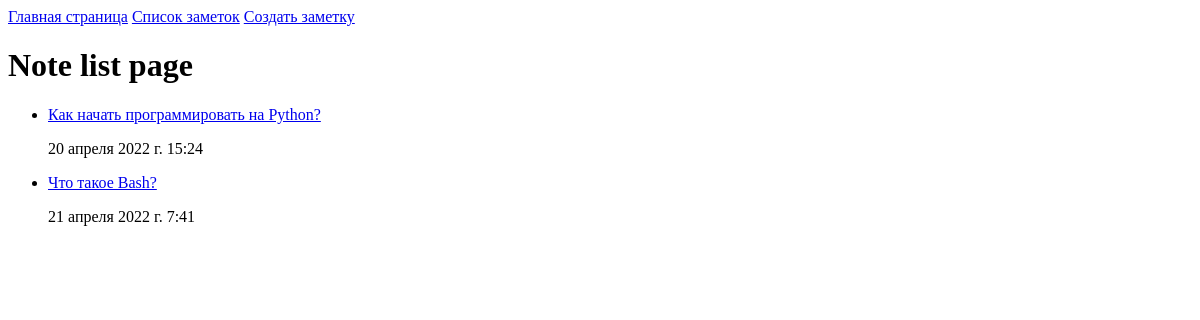
Page /notes/ on the earlier database version.
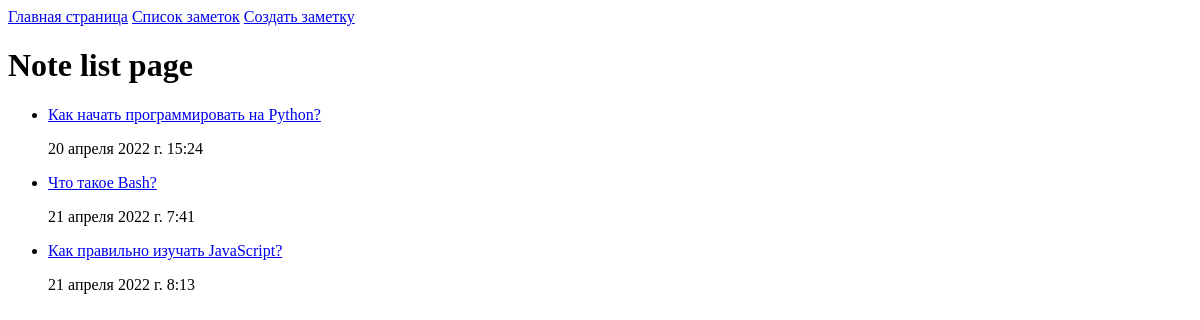
Same page on the later database version.
### app/models.py (models this page shows, shortened)
class Note(models.Model):
    name = models.CharField(verbose_name="Наименование заметки",
                            max_length=128,
                            null=False)
    text = models.TextField(verbose_name="Текст заметки",
                            null=False)
    date_published = models.DateTimeField(verbose_name="Дата публикации",
                                          default=timezone.now,
                                          null=False)
    slug = models.SlugField(verbose_name="Уникальная ссылка",
                            max_length=148,
                            unique=True)
    class Meta:
        verbose_name = "Заметка"
        verbose_name_plural = "Список заметок"

### app/views.py (the view)
# urls.py: path('notes/', views.notes_list, name="notes_list"),
def notes_list(request):
    context = {'notes': []}
    for note_object in Note.objects.all():
        context['notes'].append({
            'name': note_object.name,
            'date': note_object.date_published,
            'slug': note_object.slug
        })
    return render(request, "notes_list.html", context=context)

### templates/notes_list.html (shortened to what this page needs)
{% extends "base.html" %}
{% load static %}
{% block content %}
  <h1>Note list page</h1>
  <ul>
    {% for note in notes %}
      <li>
        <a href="{% url 'note' note.slug %}">{{ note.name }}</a>
        <p>{{ note.date }}</p>
      </li>
    {% endfor %}
  </ul>
{% endblock %}

Differences in the rows shown:
added Note: name "Как правильно изучать JavaScript?", date "21 апреля 2022 г. 8:13"
